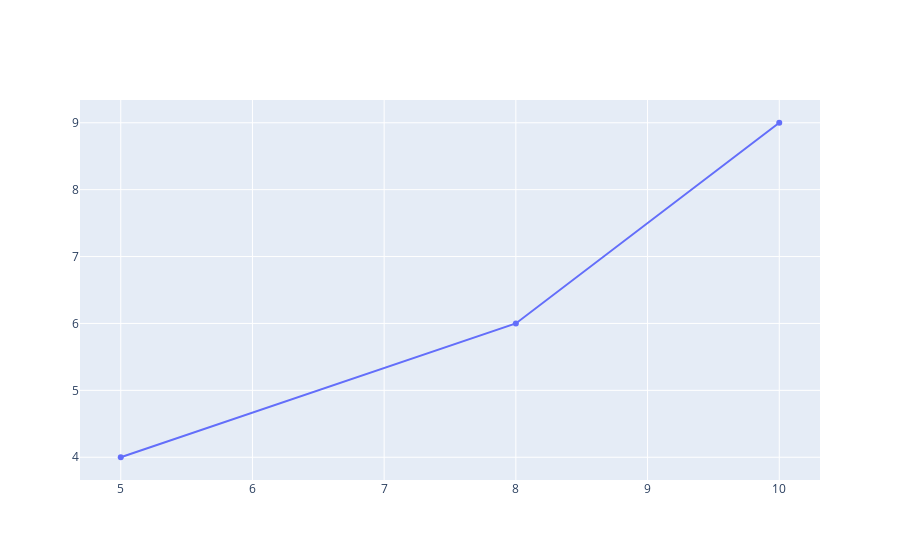

Source (notebook cell):
### Code cell
offline.iplot([{'x': [5, 8, 10], 
               'y': [4, 6, 9]}])

### Figure 1 — Plotly figure (JSON) as saved in the notebook; plotly's stock layout.template omitted (floating-point values rounded to 4 significant figures)
{"data": [{"type": "scatter", "x": [5, 8, 10], "y": [4, 6, 9]}], "layout": {}}
